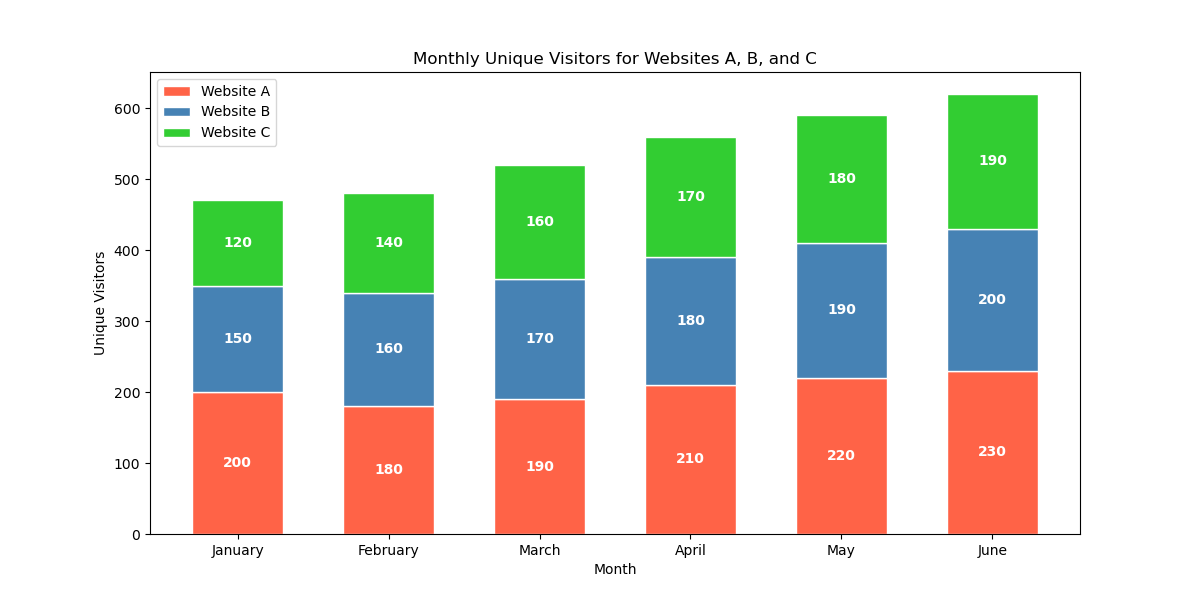

The script that drew this image:

import matplotlib.pyplot as plt

# Data
months = ['January', 'February', 'March', 'April', 'May', 'June']
website_a = [200, 180, 190, 210, 220, 230]
website_b = [150, 160, 170, 180, 190, 200]
website_c = [120, 140, 160, 170, 180, 190]

# Color codes for each website
colors = ['#FF6347', '#4682B4', '#32CD32']

# Plot stacked vertical bar chart
plt.figure(figsize=(12, 6))  # Width and height of the chart in inches
bar_width = 0.6  # Width of the bars

plt.bar(months, website_a, color=colors[0], edgecolor='white', width=bar_width, label='Website A')
plt.bar(months, website_b, bottom=website_a, color=colors[1], edgecolor='white', width=bar_width, label='Website B')
plt.bar(months, website_c, bottom=[i + j for i, j in zip(website_a, website_b)], color=colors[2], edgecolor='white', width=bar_width, label='Website C')

# Add labels, title, and legend
plt.ylabel('Unique Visitors')
plt.xlabel('Month')
plt.title('Monthly Unique Visitors for Websites A, B, and C')
plt.legend()

# Add numerical labels
for i, month in enumerate(months):
    plt.text(i, website_a[i] / 2, str(website_a[i]), ha='center', va='center', color='white', fontweight='bold')
    plt.text(i, website_a[i] + website_b[i] / 2, str(website_b[i]), ha='center', va='center', color='white', fontweight='bold')
    plt.text(i, website_a[i] + website_b[i] + website_c[i] / 2, str(website_c[i]), ha='center', va='center', color='white', fontweight='bold')

# Display the final result
plt.show()
